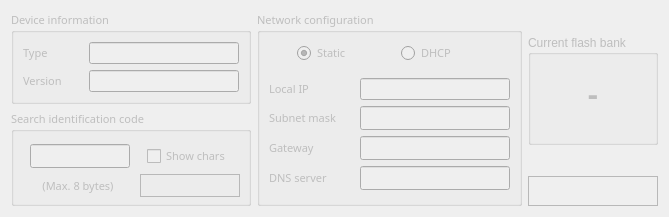
            <widget class="QWidget" name="basic_tab">
             <property name="enabled">
              <bool>false</bool>
             </property>
             <attribute name="title">
              <string>Basic settings</string>
             </attribute>
             <attribute name="toolTip">
              <string>Basic settings</string>
             </attribute>
             <layout class="QGridLayout" name="gridLayout_20">
              <item row="0" column="0">
               <widget class="QGroupBox" name="status_5">
                <property name="minimumSize">
                 <size>
                  <width>240</width>
                  <height>90</height>
                 </size>
                </property>
                <property name="maximumSize">
                 <size>
                  <width>240</width>
                  <height>100</height>
                 </size>
                </property>
                <property name="font">
                 <font>
                  <family>맑은 고딕</family>
                  <pointsize>8</pointsize>
                 </font>
                </property>
                <property name="title">
                 <string>Device information</string>
                </property>
                <layout class="QGridLayout" name="gridLayout_33">
                 <item row="0" column="0">
                  <layout class="QGridLayout" name="gridLayout_17">
                   <item row="0" column="0">
                    <widget class="QLabel" name="devtype_label">
                     <property name="minimumSize">
                      <size>
                       <width>60</width>
                       <height>22</height>
                      </size>
                     </property>
                     <property name="maximumSize">
                      <size>
                       <width>60</width>
                       <height>16777215</height>
                      </size>
                     </property>
                     <property name="font">
                      <font>
                       <family>맑은 고딕</family>
                       <pointsize>8</pointsize>
                      </font>
                     </property>
                     <property name="text">
                      <string>Type</string>
                     </property>
                     <property name="scaledContents">
                      <bool>false</bool>
                     </property>
                    </widget>
                   </item>
                   <item row="0" column="1">
                    <widget class="QLineEdit" name="dev_type">
                     <property name="minimumSize">
                      <size>
                       <width>135</width>
                       <height>22</height>
                      </size>
                     </property>
                     <property name="maximumSize">
                      <size>
                       <width>150</width>
                       <height>22</height>
                      </size>
                     </property>
                     <property name="font">
                      <font>
                       <family>맑은 고딕</family>
                       <pointsize>8</pointsize>
                       <weight>75</weight>
                       <bold>true</bold>
                      </font>
                     </property>
                     <property name="focusPolicy">
                      <enum>Qt::NoFocus</enum>
                     </property>
                     <property name="toolTip">
                      <string>&lt;html&gt;&lt;head/&gt;&lt;body&gt;&lt;p&gt;Device Type&lt;/p&gt;&lt;/body&gt;&lt;/html&gt;</string>
                     </property>
                     <property name="inputMask">
                      <string/>
                     </property>
                     <property name="text">
                      <string/>
                     </property>
                     <property name="maxLength">
                      <number>40</number>
                     </property>
                     <property name="frame">
                      <bool>true</bool>
                     </property>
                     <property name="alignment">
                      <set>Qt::AlignCenter</set>
                     </property>
                     <property name="readOnly">
                      <bool>true</bool>
                     </property>
                     <property name="placeholderText">
                      <string notr="true"/>
                     </property>
                     <property name="clearButtonEnabled">
                      <bool>false</bool>
                     </property>
                    </widget>
                   </item>
                  </layout>
                 </item>
                 <item row="1" column="0">
                  <layout class="QGridLayout" name="gridLayout_77">
                   <item row="0" column="1">
                    <widget class="QLineEdit" name="fw_version">
                     <property name="minimumSize">
                      <size>
                       <width>135</width>
                       <height>22</height>
                      </size>
                     </property>
                     <property name="maximumSize">
                      <size>
                       <width>150</width>
                       <height>22</height>
                      </size>
                     </property>
                     <property name="font">
                      <font>
                       <family>맑은 고딕</family>
                       <pointsize>8</pointsize>
                       <weight>75</weight>
                       <bold>true</bold>
                      </font>
                     </property>
                     <property name="focusPolicy">
                      <enum>Qt::NoFocus</enum>
                     </property>
                     <property name="toolTip">
                      <string>&lt;html&gt;&lt;head/&gt;&lt;body&gt;&lt;p&gt;Device firmware version&lt;/p&gt;&lt;/body&gt;&lt;/html&gt;</string>
                     </property>
                     <property name="inputMask">
                      <string/>
                     </property>
                     <property name="text">
                      <string/>
                     </property>
                     <property name="maxLength">
                      <number>40</number>
                     </property>
                     <property name="frame">
                      <bool>true</bool>
                     </property>
                     <property name="alignment">
                      <set>Qt::AlignCenter</set>
                     </property>
                     <property name="readOnly">
                      <bool>true</bool>
                     </property>
                     <property name="placeholderText">
                      <string notr="true"/>
                     </property>
                     <property name="clearButtonEnabled">
                      <bool>false</bool>
                     </property>
                    </widget>
                   </item>
                   <item row="0" column="0">
                    <widget class="QLabel" name="version_label">
                     <property name="minimumSize">
                      <size>
                       <width>60</width>
                       <height>22</height>
                      </size>
                     </property>
                     <property name="maximumSize">
                      <size>
                       <width>60</width>
                       <height>16777215</height>
                      </size>
                     </property>
                     <property name="font">
                      <font>
                       <family>맑은 고딕</family>
                       <pointsize>8</pointsize>
                      </font>
                     </property>
                     <property name="text">
                      <string>Version</string>
                     </property>
                    </widget>
                   </item>
                  </layout>
                 </item>
                </layout>
               </widget>
              </item>
              <item row="0" column="1" rowspan="3">
               <widget class="QGroupBox" name="network_config">
                <property name="minimumSize">
                 <size>
                  <width>265</width>
                  <height>195</height>
                 </size>
                </property>
                <property name="maximumSize">
                 <size>
                  <width>265</width>
                  <height>195</height>
                 </size>
                </property>
                <property name="font">
                 <font>
                  <family>맑은 고딕</family>
                  <pointsize>8</pointsize>
                 </font>
                </property>
                <property name="title">
                 <string>Network configuration</string>
                </property>
                <layout class="QGridLayout" name="gridLayout4">
                 <item row="0" column="0">
                  <layout class="QGridLayout" name="gridLayout_19">
                   <property name="leftMargin">
                    <number>10</number>
                   </property>
                   <property name="rightMargin">
                    <number>10</number>
                   </property>
                   <property name="bottomMargin">
                    <number>8</number>
                   </property>
                   <item row="0" column="0">
                    <widget class="QRadioButton" name="ip_static">
                     <property name="minimumSize">
                      <size>
                       <width>80</width>
                       <height>22</height>
                      </size>
                     </property>
                     <property name="maximumSize">
                      <size>
                       <width>80</width>
                       <height>16777215</height>
                      </size>
                     </property>
                     <property name="font">
                      <font>
                       <family>맑은 고딕</family>
                       <pointsize>8</pointsize>
                      </font>
                     </property>
                     <property name="text">
                      <string>Static</string>
                     </property>
                     <property name="checked">
                      <bool>true</bool>
                     </property>
                    </widget>
                   </item>
                   <item row="0" column="1">
                    <widget class="QRadioButton" name="ip_dhcp">
                     <property name="minimumSize">
                      <size>
                       <width>80</width>
                       <height>22</height>
                      </size>
                     </property>
                     <property name="maximumSize">
                      <size>
                       <width>80</width>
                       <height>16777215</height>
                      </size>
                     </property>
                     <property name="font">
                      <font>
                       <family>맑은 고딕</family>
                       <pointsize>8</pointsize>
                      </font>
                     </property>
                     <property name="text">
                      <string>DHCP</string>
                     </property>
                    </widget>
                   </item>
                  </layout>
                 </item>
                 <item row="1" column="0">
                  <layout class="QGridLayout" name="gridLayout0">
                   <item row="0" column="1">
                    <widget class="QLineEdit" name="localip">
                     <property name="minimumSize">
                      <size>
                       <width>130</width>
                       <height>22</height>
                      </size>
                     </property>
                     <property name="maximumSize">
                      <size>
                       <width>150</width>
                       <height>22</height>
                      </size>
                     </property>
                     <property name="font">
                      <font>
                       <family>맑은 고딕</family>
                       <pointsize>8</pointsize>
                      </font>
                     </property>
                     <property name="toolTip">
                      <string>&lt;html&gt;&lt;head/&gt;&lt;body&gt;&lt;p&gt;Local IP address&lt;/p&gt;&lt;/body&gt;&lt;/html&gt;</string>
                     </property>
                     <property name="text">
                      <string/>
                     </property>
                     <property name="maxLength">
                      <number>30</number>
                     </property>
                     <property name="frame">
                      <bool>true</bool>
                     </property>
                     <property name="alignment">
                      <set>Qt::AlignCenter</set>
                     </property>
                    </widget>
                   </item>
                   <item row="0" column="0">
                    <widget class="QLabel" name="localip_label">
                     <property name="minimumSize">
                      <size>
                       <width>85</width>
                       <height>0</height>
                      </size>
                     </property>
                     <property name="maximumSize">
                      <size>
                       <width>85</width>
                       <height>16777215</height>
                      </size>
                     </property>
                     <property name="font">
                      <font>
                       <family>맑은 고딕</family>
                       <pointsize>8</pointsize>
                      </font>
                     </property>
                     <property name="text">
                      <string>Local IP</string>
                     </property>
                    </widget>
                   </item>
                  </layout>
                 </item>
                 <item row="2" column="0">
                  <layout class="QGridLayout" name="gridLayout1">
                   <item row="0" column="0">
                    <widget class="QLabel" name="subnet_label">
                     <property name="minimumSize">
                      <size>
                       <width>85</width>
                       <height>0</height>
                      </size>
                     </property>
                     <property name="maximumSize">
                      <size>
                       <width>85</width>
                       <height>16777215</height>
                      </size>
                     </property>
                     <property name="baseSize">
                      <size>
                       <width>0</width>
                       <height>0</height>
                      </size>
                     </property>
                     <property name="font">
                      <font>
                       <family>맑은 고딕</family>
                       <pointsize>8</pointsize>
                      </font>
                     </property>
                     <property name="cursor">
                      <cursorShape>ArrowCursor</cursorShape>
                     </property>
                     <property name="text">
                      <string>Subnet mask</string>
                     </property>
                    </widget>
                   </item>
                   <item row="0" column="1">
                    <widget class="QLineEdit" name="subnet">
                     <property name="minimumSize">
                      <size>
                       <width>130</width>
                       <height>22</height>
                      </size>
                     </property>
                     <property name="maximumSize">
                      <size>
                       <width>150</width>
                       <height>16777215</height>
                      </size>
                     </property>
                     <property name="font">
                      <font>
                       <family>맑은 고딕</family>
                       <pointsize>8</pointsize>
                      </font>
                     </property>
                     <property name="toolTip">
                      <string>&lt;html&gt;&lt;head/&gt;&lt;body&gt;&lt;p&gt;Subnet mask&lt;/p&gt;&lt;/body&gt;&lt;/html&gt;</string>
                     </property>
                     <property name="text">
                      <string/>
                     </property>
                     <property name="alignment">
                      <set>Qt::AlignCenter</set>
                     </property>
                    </widget>
                   </item>
                  </layout>
                 </item>
                 <item row="3" column="0">
                  <layout class="QGridLayout" name="gridLayout2">
                   <item row="0" column="0">
                    <widget class="QLabel" name="gateway_label">
                     <property name="minimumSize">
                      <size>
                       <width>85</width>
                       <height>0</height>
                      </size>
                     </property>
                     <property name="maximumSize">
                      <size>
                       <width>85</width>
                       <height>16777215</height>
                      </size>
                     </property>
                     <property name="font">
                      <font>
                       <family>맑은 고딕</family>
                       <pointsize>8</pointsize>
                      </font>
                     </property>
                     <property name="text">
                      <string>Gateway</string>
                     </property>
                    </widget>
                   </item>
                   <item row="0" column="1">
                    <widget class="QLineEdit" name="gateway">
                     <property name="minimumSize">
                      <size>
                       <width>130</width>
                       <height>22</height>
                      </size>
                     </property>
                     <property name="maximumSize">
                      <size>
                       <width>150</width>
                       <height>16777215</height>
                      </size>
                     </property>
                     <property name="font">
                      <font>
                       <family>맑은 고딕</family>
                       <pointsize>8</pointsize>
                      </font>
                     </property>
                     <property name="toolTip">
                      <string>&lt;html&gt;&lt;head/&gt;&lt;body&gt;&lt;p&gt;Gateway&lt;/p&gt;&lt;/body&gt;&lt;/html&gt;</string>
                     </property>
                     <property name="text">
                      <string/>
                     </property>
                     <property name="alignment">
                      <set>Qt::AlignCenter</set>
                     </property>
                    </widget>
                   </item>
                  </layout>
                 </item>
                 <item row="4" column="0">
                  <layout class="QGridLayout" name="gridLayout3">
                   <item row="0" column="0">
                    <widget class="QLabel" name="dns_addr_label">
                     <property name="minimumSize">
                      <size>
                       <width>85</width>
                       <height>0</height>
                      </size>
                     </property>
                     <property name="maximumSize">
                      <size>
                       <width>85</width>
                       <height>16777215</height>
                      </size>
                     </property>
                     <property name="font">
                      <font>
                       <family>맑은 고딕</family>
                       <pointsize>8</pointsize>
                      </font>
                     </property>
                     <property name="text">
                      <string>DNS server</string>
                     </property>
                    </widget>
                   </item>
                   <item row="0" column="1">
                    <widget class="QLineEdit" name="dns_addr">
                     <property name="minimumSize">
                      <size>
                       <width>130</width>
                       <height>22</height>
                      </size>
                     </property>
                     <property name="maximumSize">
                      <size>
                       <width>150</width>
                       <height>16777215</height>
                      </size>
                     </property>
                     <property name="font">
                      <font>
                       <family>맑은 고딕</family>
                       <pointsize>8</pointsize>
                      </font>
                     </property>
                     <property name="toolTip">
                      <string>&lt;html&gt;&lt;head/&gt;&lt;body&gt;&lt;p&gt;DNS server&lt;/p&gt;&lt;/body&gt;&lt;/html&gt;</string>
                     </property>
                     <property name="text">
                      <string/>
                     </property>
                     <property name="alignment">
                      <set>Qt::AlignCenter</set>
                     </property>
                    </widget>
                   </item>
                  </layout>
                 </item>
                </layout>
               </widget>
              </item>
              <item row="0" column="2" rowspan="2">
               <widget class="QGroupBox" name="group_current_bank">
                <property name="minimumSize">
                 <size>
                  <width>125</width>
                  <height>110</height>
                 </size>
                </property>
                <property name="maximumSize">
                 <size>
                  <width>130</width>
                  <height>110</height>
                 </size>
                </property>
                <property name="title">
                 <string>Current flash bank</string>
                </property>
                <layout class="QGridLayout" name="gridLayout_44">
                 <property name="topMargin">
                  <number>3</number>
                 </property>
                 <item row="0" column="0">
                  <widget class="QLabel" name="label_current_bank">
                   <property name="minimumSize">
                    <size>
                     <width>60</width>
                     <height>30</height>
                    </size>
                   </property>
                   <property name="maximumSize">
                    <size>
                     <width>60</width>
                     <height>40</height>
                    </size>
                   </property>
                   <property name="text">
                    <string>&lt;html&gt;&lt;head/&gt;&lt;body&gt;&lt;p&gt;&lt;span style=&quot; font-size:24pt; font-weight:600;&quot;&gt;-&lt;/span&gt;&lt;/p&gt;&lt;/body&gt;&lt;/html&gt;</string>
                   </property>
                   <property name="alignment">
                    <set>Qt::AlignCenter</set>
                   </property>
                  </widget>
                 </item>
                </layout>
               </widget>
              </item>
              <item row="1" column="0" rowspan="2">
               <widget class="QGroupBox" name="group_packing_8">
                <property name="minimumSize">
                 <size>
                  <width>240</width>
                  <height>90</height>
                 </size>
                </property>
                <property name="maximumSize">
                 <size>
                  <width>240</width>
                  <height>100</height>
                 </size>
                </property>
                <property name="font">
                 <font>
                  <family>맑은 고딕</family>
                  <pointsize>8</pointsize>
                 </font>
                </property>
                <property name="toolTip">
                 <string>&lt;html&gt;&lt;head/&gt;&lt;body&gt;&lt;p&gt;Search identification code (Max 8 bytes)&lt;/p&gt;&lt;/body&gt;&lt;/html&gt;</string>
                </property>
                <property name="toolTipDuration">
                 <number>-1</number>
                </property>
                <property name="title">
                 <string>Search identification code</string>
                </property>
                <layout class="QGridLayout" name="gridLayout_36">
                 <property name="leftMargin">
                  <number>12</number>
                 </property>
                 <property name="topMargin">
                  <number>12</number>
                 </property>
                 <property name="rightMargin">
                  <number>6</number>
                 </property>
                 <property name="bottomMargin">
                  <number>6</number>
                 </property>
                 <item row="0" column="0">
                  <layout class="QGridLayout" name="gridLayout_80">
                   <property name="horizontalSpacing">
                    <number>15</number>
                   </property>
                   <item row="0" column="0">
                    <widget class="QLineEdit" name="searchcode">
                     <property name="minimumSize">
                      <size>
                       <width>100</width>
                       <height>22</height>
                      </size>
                     </property>
                     <property name="maximumSize">
                      <size>
                       <width>100</width>
                       <height>16777215</height>
                      </size>
                     </property>
                     <property name="font">
                      <font>
                       <family>맑은 고딕</family>
                       <pointsize>8</pointsize>
                      </font>
                     </property>
                     <property name="toolTip">
                      <string>&lt;html&gt;&lt;head/&gt;&lt;body&gt;&lt;p&gt;Search identification code&lt;/p&gt;&lt;/body&gt;&lt;/html&gt;</string>
                     </property>
                     <property name="text">
                      <string/>
                     </property>
                     <property name="maxLength">
                      <number>8</number>
                     </property>
                     <property name="echoMode">
                      <enum>QLineEdit::Password</enum>
                     </property>
                     <property name="alignment">
                      <set>Qt::AlignCenter</set>
                     </property>
                    </widget>
                   </item>
                   <item row="0" column="1">
                    <widget class="QCheckBox" name="show_idcode">
                     <property name="minimumSize">
                      <size>
                       <width>90</width>
                       <height>22</height>
                      </size>
                     </property>
                     <property name="maximumSize">
                      <size>
                       <width>90</width>
                       <height>16777215</height>
                      </size>
                     </property>
                     <property name="font">
                      <font>
                       <family>맑은 고딕</family>
                       <pointsize>8</pointsize>
                      </font>
                     </property>
                     <property name="toolTip">
                      <string/>
                     </property>
                     <property name="text">
                      <string>Show chars</string>
                     </property>
                     <property name="checked">
                      <bool>false</bool>
                     </property>
                    </widget>
                   </item>
                  </layout>
                 </item>
                 <item row="1" column="0">
                  <layout class="QGridLayout" name="gridLayout_81">
                   <property name="horizontalSpacing">
                    <number>12</number>
                   </property>
                   <item row="0" column="0">
                    <widget class="QLabel" name="searchcode_desc">
                     <property name="minimumSize">
                      <size>
                       <width>100</width>
                       <height>22</height>
                      </size>
                     </property>
                     <property name="font">
                      <font>
                       <family>돋움</family>
                       <pointsize>8</pointsize>
                      </font>
                     </property>
                     <property name="text">
                      <string>(Max. 8 bytes)</string>
                     </property>
                     <property name="alignment">
                      <set>Qt::AlignCenter</set>
                     </property>
                     <property name="wordWrap">
                      <bool>true</bool>
                     </property>
                    </widget>
                   </item>
                   <item row="0" column="1">
                    <widget class="QFrame" name="frame">
                     <property name="minimumSize">
                      <size>
                       <width>100</width>
                       <height>22</height>
                      </size>
                     </property>
                     <property name="frameShape">
                      <enum>QFrame::StyledPanel</enum>
                     </property>
                     <property name="frameShadow">
                      <enum>QFrame::Raised</enum>
                     </property>
                    </widget>
                   </item>
                  </layout>
                 </item>
                </layout>
               </widget>
              </item>
              <item row="2" column="2">
               <widget class="QFrame" name="frame_4">
                <property name="minimumSize">
                 <size>
                  <width>130</width>
                  <height>30</height>
                 </size>
                </property>
                <property name="maximumSize">
                 <size>
                  <width>130</width>
                  <height>30</height>
                 </size>
                </property>
                <property name="frameShape">
                 <enum>QFrame::StyledPanel</enum>
                </property>
                <property name="frameShadow">
                 <enum>QFrame::Raised</enum>
                </property>
               </widget>
              </item>
             </layout>
            </widget>
